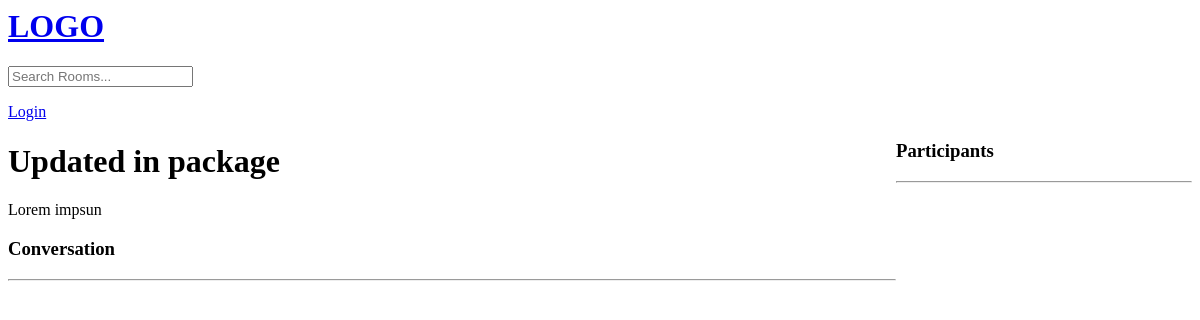
Before: /room/5/ with the older database file.
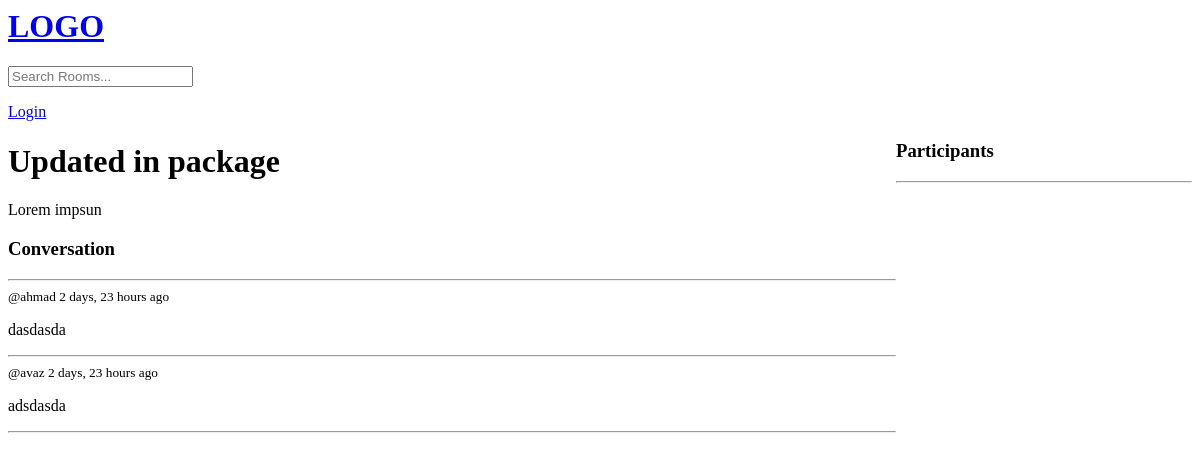
After: the same page with the newer database file.
### base/models.py (models this page shows, shortened)
class Message(models.Model):
    user = models.ForeignKey(User, on_delete=models.CASCADE)
    room = models.ForeignKey(Room, on_delete=models.CASCADE)
    body = models.TextField()
    updated = models.DateTimeField(auto_now=True)
    created = models.DateTimeField(auto_now_add=True)

### base/views.py (the view, shortened to what this page needs)
# urls.py: path('room/<str:pk>/', views.room, name='room'),
def room(request, pk):
    room = Room.objects.get(id=pk)
    room_messages = room.message_set.all().order_by('created')  # get all children messages of room
    participants = room.participants.all()
    context = {'room': room,
               'room_messages': room_messages,
               'participants': participants}
    return render(request, 'base/room.html', context)

### base/templates/base/room.html (shortened to what this page needs)
{% include 'navbar.html' %}
{% block content %}
<div class="room-container">
    <div>
        <h1>{{room.name}}</h1>
        <p>{{room.description}}</p>
        <div class="comment-wrapper">
            <h3>Conversation</h3>
            <hr>
            {% for message in room_messages %}
            <div>
                <small>@{{message.user}} {{message.created|timesince}} ago</small>
                <p>{{message.body}}</p>
                <hr>
            </div>
            {% endfor %}
        </div>
    </div>
    <div>
        <h3>Participants</h3>
        <hr>
    </div>
</div>
{% endblock %}

Changed rows visible on the page:
added Message: user "ahmad", created "2 days, 23 hours", body "dasdasda"
added Message: user "avaz", created "2 days, 23 hours", body "adsdasda"
